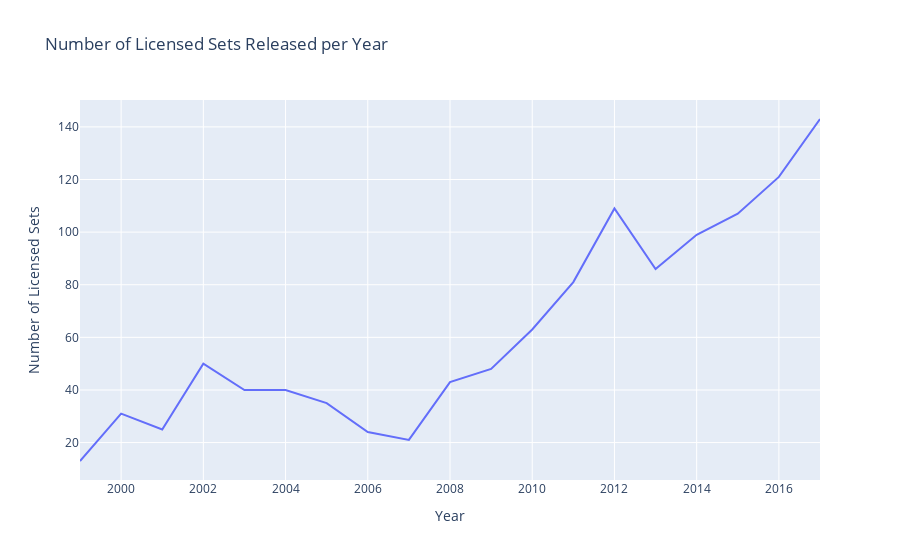

Notebook cell for this chart:
### Code cell
licensed_sets_per_year = lego_merge[lego_merge['is_licensed'] == True].groupby('year').size().reset_index(name='set_count')

fig = px.line(licensed_sets_per_year, x='year', y='set_count', title='Number of Licensed Sets Released per Year',
              labels={'year': 'Year', 'set_count': 'Number of Licensed Sets'})
fig.show()

### Figure 1 — Plotly figure (JSON) as saved in the notebook; plotly's stock layout.template omitted (floating-point values rounded to 4 significant figures)
{"data": [{"hovertemplate": "Year=%{x}<br>Number of Licensed Sets=%{y}<extra></extra>", "legendgroup": "", "line": {"color": "#636efa", "dash": "solid"}, "marker": {"symbol": "circle"}, "mode": "lines", "name": "", "orientation": "v", "showlegend": false, "type": "scatter", "x": [1999, 2000, 2001, 2002, 2003, 2004, 2005, 2006, 2007, 2008, 2009, 2010, 2011, 2012, 2013, 2014, 2015, 2016, 2017], "xaxis": "x", "y": [13, 31, 25, 50, 40, 40, 35, 24, 21, 43, 48, 63, 81, 109, 86, 99, 107, 121, 143], "yaxis": "y"}], "layout": {"legend": {"tracegroupgap": 0}, "title": {"text": "Number of Licensed Sets Released per Year"}, "xaxis": {"anchor": "y", "domain": [0, 1], "title": {"text": "Year"}}, "yaxis": {"anchor": "x", "domain": [0, 1], "title": {"text": "Number of Licensed Sets"}}}}
